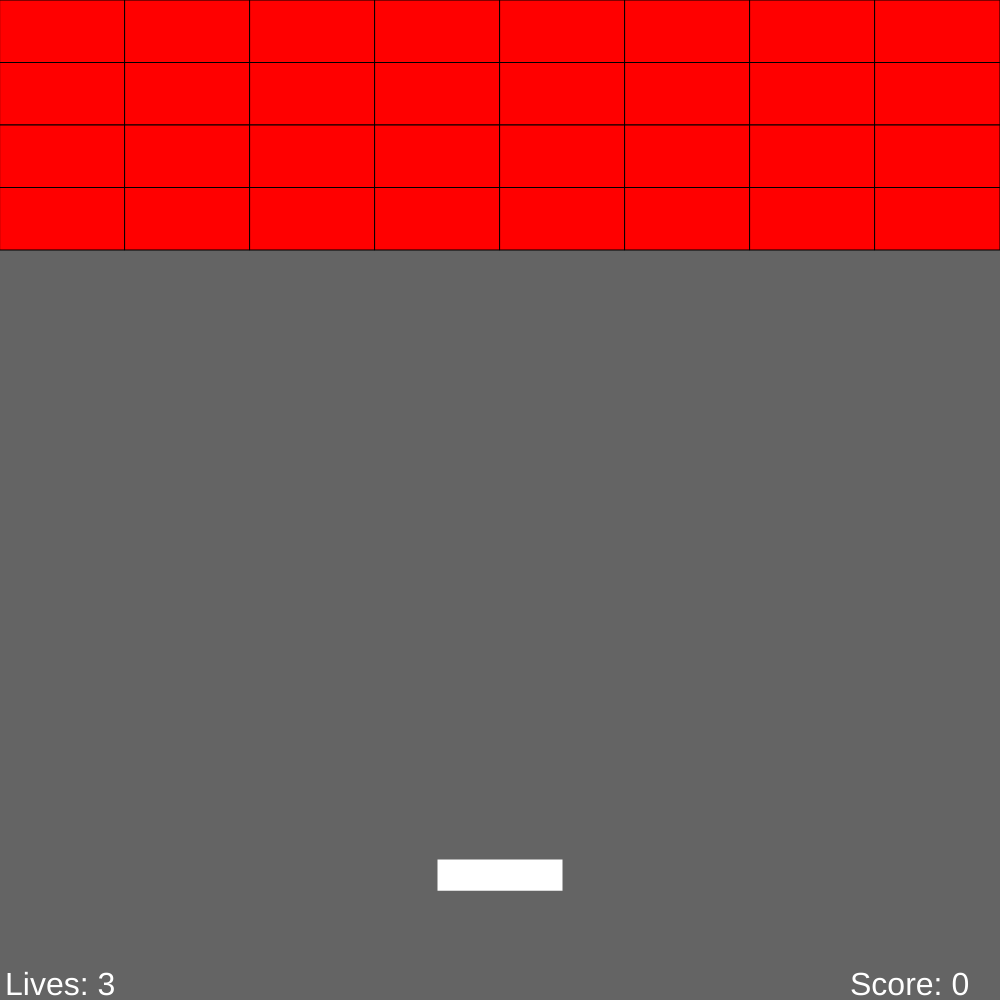
Frame 1 (no input)
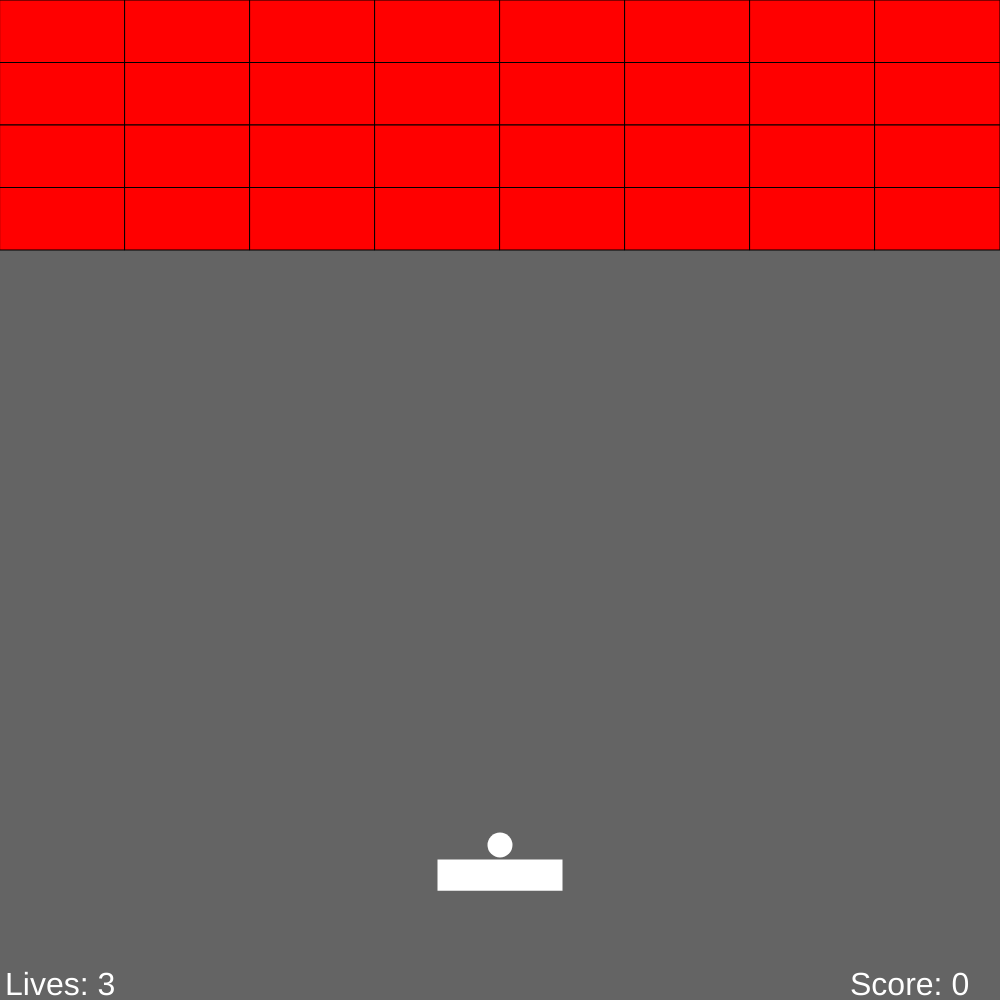
Frame 60 (no input)
Frame 120 (the mouse pressed at the canvas centre since frame 60): identical to frame 60, image omitted

The p5.js sketch that drew these frames (run headless with seeded random() and noise() and a simulated clock; from frame 60 on, the mouse is pressed at the canvas centre):

// p5.js sketch
// ── sketch.js
// Dom's
let myPaddle;
let myBall;
let lifeCount;
let myScore;

// Sarvath's
let bricks, aBrick;
let setOfBricks = [];

function setup() {
  // Dom
  createCanvas(windowHeight, windowHeight);
  myPaddle = new Paddle();
  myBall = new Ball();
  lifeCount = new Lives(3);
  myScore = new Score();

  // Sarvath
  bricks = new Brick();
  bricks.create2dArray();
}

function draw() {
  background(100);

  myPaddle.display();
  myPaddle.move();

  myBall.display();
  myBall.move();

  lifeCount.display();
  lifeCount.removeLives();

  myScore.display();

  // Sarvath's
  bricks.makeBricks();
  bricks.removeBrick();
}

// Dom's
class Paddle {
  constructor() {
    // Display variables
    this.x = width / 2;
    this.y = height - height / 8;
    this.width = width / 8;
    this.segments = [0, 1, 2, 3, 4, 5, ];
    this.height = width / 32;
    this.segmentx = [0, 1, 2, 3, 4, 5];

    // Movement variables
    this.speed = 6;
    this.direction = 0;
    this.left = false;
    this.right = false;

    // State variable
    this.state = 0; // 0 = before serve, 1 = after serve
  }

  display() {
    fill(255);
    rectMode(CENTER);
    // Constantly checks where each segment of the paddle is
    for (let i = 0; i < this.segments.length; i++) {
      this.segmentx[i] = this.x - this.width / 2 + this.width / 6 * (i + 0.5);
    }
    // Draws the paddle
    noStroke();
    rect(this.x, this.y, this.width, this.height);
  }

  move() {
    if (this.left && this.right) {
      this.direction = 0;
    }
    // Checks if the left arrow key is down and if the paddle is going to collide with the edge
    else if (this.left) {
      if (this.x - this.width / 2 - this.speed > 0) {
        this.direction = -1;
      }
      else {
        this.x = this.width / 2;
      }
    }
    // Checks if the right arrow key is down and if the paddle is going to collide with the edge
    else if (this.right) {
      if (this.x + this.width / 2 + this.speed < width) {
        this.direction = 1;
      }
      else {
        this.x = width - this.width / 2;
      }
    }
    else {
      this.direction = 0;
    }

    // Moves the paddle
    this.x += this.speed * this.direction;
  }

  resetPaddle() {
    this.state = 0;
    this.x = width / 2;
    this.y = height - height / 8;
  }
}

class Ball {
  constructor() {
    // Display variables
    this.x = width / 2;
    this.y = 100;
    this.radius = 25;

    // Movement variables
    this.ySpeed = 6;
    this.xSpeed = 6;
    this.xDirection = 1;
    this.yDirection = 1;
  }

  display() {
    fill(255);
    noStroke();
    ellipseMode(CENTER);
    ellipse(this.x, this.y, this.radius, this.radius);
  }

  move() {
    // Before the player serves the ball
    if (myPaddle.state === 0) {
      this.x = myPaddle.x;
      this.y = myPaddle.y - 30;
    }
    // After the player serves the ball
    else {
      // Collisions on edges
      if (this.x - this.radius / 2 + this.xDirection * this.xSpeed <= 0 || this.x + this.radius / 2 + this.xDirection * this.xSpeed >= width) {
        this.xDirection = -this.xDirection;
      }

      // Collisions on top
      if (this.y - this.radius / 2 + this.yDirection * this.ySpeed <= 0) {
        this.yDirection = -this.yDirection;
      }

      // Checks to see if the paddle is about to hit the left most segment of the paddle
      if (this.y + this.radius + this.ySpeed >= myPaddle.y && this.x <= myPaddle.segmentx[0] + myPaddle.width / 12 &&
        this.x + this.radius >= myPaddle.segmentx[0] - myPaddle.width / 12) {
        // Checks to see if ball is currently touching the section of the paddle, and makes sure it isn't hitting on the way up
        if (this.y < myPaddle.y + myPaddle.height / 2 && this.yDirection > 0) {
          this.yDirection = -this.yDirection;
          this.xDirection = -1;
        }
      }

      // Checks to see if the paddle is about to hit the second left most segment of the paddle
      if (this.y + this.radius + this.ySpeed >= myPaddle.y && this.x <= myPaddle.segmentx[1] + myPaddle.width / 12 &&
        this.x >= myPaddle.segmentx[1] - myPaddle.width / 12) {
        // Checks to see if ball is currently touching the section of the paddle, and makes sure it isn't hitting on the way up
        if (this.y < myPaddle.y + myPaddle.height / 2 && this.yDirection > 0) {
          this.yDirection = -this.yDirection;
          this.xDirection = -0.67;
        }
      }

      // Checks to see if the paddle is about to hit the left middle segment of the paddle
      if (this.y + this.radius + this.ySpeed >= myPaddle.y && this.x <= myPaddle.segmentx[2] + myPaddle.width / 12 &&
        this.x >= myPaddle.segmentx[2] - myPaddle.width / 12) {
        // Checks to see if ball is currently touching the section of the paddle, and makes sure it isn't hitting on the way up
        if (this.y < myPaddle.y + myPaddle.height / 2 && this.yDirection > 0) {
          this.yDirection = -this.yDirection;
          this.xDirection = -0.33;
        }
      }

      // Checks to see if the paddle is about to hit the right middle segment of the paddle
      if (this.y + this.radius + this.ySpeed >= myPaddle.y && this.x <= myPaddle.segmentx[3] + myPaddle.width / 12 &&
        this.x >= myPaddle.segmentx[3] - myPaddle.width / 12) {
        // Checks to see if ball is currently touching the section of the paddle, and makes sure it isn't hitting on the way up
        if (this.y < myPaddle.y + myPaddle.height / 2 && this.yDirection > 0) {
          this.yDirection = -this.yDirection;
          this.xDirection = 0.33;
        }
      }

      // Checks to see if the paddle is about to hit the second right most segment of the paddle
      if (this.y + this.radius + this.ySpeed >= myPaddle.y && this.x <= myPaddle.segmentx[4] + myPaddle.width / 12 &&
        this.x >= myPaddle.segmentx[4] - myPaddle.width / 12) {
        // Checks to see if ball is currently touching the section of the paddle, and makes sure it isn't hitting on the way up
        if (this.y < myPaddle.y + myPaddle.height / 2 && this.yDirection > 0) {
          this.yDirection = -this.yDirection;
          this.xDirection = 0.67;
        }
      }

      // Checks to see if the paddle is about to hit the right most segment of the paddle
      if (this.y + this.radius + this.ySpeed >= myPaddle.y && this.x - this.radius <= myPaddle.segmentx[5] + myPaddle.width / 12 &&
        this.x >= myPaddle.segmentx[5] - myPaddle.width / 12) {
        // Checks to see if ball is currently touching the section of the paddle, and makes sure it isn't hitting on the way up
        if (this.y < myPaddle.y + myPaddle.height / 2 && this.yDirection > 0) {
          this.yDirection = -this.yDirection;
          this.xDirection = 1;
        }
      }

      // Moves the ball
      this.x += this.xDirection * this.xSpeed;
      this.y += this.yDirection * this.ySpeed;
    }
  }
}

class Timer {
  constructor(waitTime) {
    this.waitTime = waitTime;
    this.startTime = millis();
    this.finishTime = this.startTime + this.waitTime;
    this.timerIsDone = false;
  }

  reset(newWaitTime) {
    this.waitTime = newWaitTime;
    this.startTime = millis();
    this.finishTime = this.startTime + this.waitTime;
    this.timerIsDone = false;
  }

  isDone() {
    if (millis() >= this.finishTime) {
      return true;
    }
    else {
      return false;
    }
  }
}

class Lives {
  constructor(num) {
    this.lives = num;
  }

  display() {
    textSize(32);
    text("Lives: " + this.lives, 5, height - 5);
  }

  removeLives() {
    // Subtracts the amount of lives by one when the ball reaches the bottom
    if (myBall.y > height) {
      this.lives -= 1;
      myPaddle.resetPaddle();
    }
  }
}

class Score{
  constructor(){
    this.amount = 0;
  }

  display(){
    text("Score: " + this.amount, width - 150, height - 5);
  }
}

function keyPressed() {
  // Checks to see if left arrow is pressed or if right arrow is pressed
  if (keyCode === LEFT_ARROW) {
    myPaddle.left = true;
  }

  if (keyCode === RIGHT_ARROW) {
    myPaddle.right = true;
  }

  if (keyCode === UP_ARROW) {
    myBall.yDirection = -myBall.yDirection;
  }

  if (keyCode === 32 && myPaddle.state === 0) {
    myPaddle.state = 1;
    myBall.xDirection = 0;
    myBall.yDirection = -1;
  }
}

function keyReleased() {
  // Checks to see if left arrow is released or if right arrow is released
  if (keyCode === LEFT_ARROW) {
    myPaddle.left = false;
  }

  if (keyCode === RIGHT_ARROW) {
    myPaddle.right = false;
  }
}
// SARVATH -------------------------------------------------------------------------------------------------------------------------------------------------
class Brick {
  constructor() {
    this.rows = 4;
    this.cols = 8;
    this.width = width / 8;
    this.height = height / 16;
    this.hit = false;
    this.state = 0;
  }

  makeBricks() {
    rectMode(CORNER);
    stroke(0);
    strokeWeight(1);
    for (let x = 0; x < this.cols; x++) {
      for (let y = 0; y < this.rows; y++) {
        if (setOfBricks[x][y] === 3) {
          fill(255, 0, 0);
          aBrick = rect(x * this.width, y * this.height, this.width, this.height);
        }
        if (setOfBricks[x][y] === 2) {
          fill(255, 75, 75);
          aBrick = rect(x * this.width, y * this.height, this.width, this.height);
        }
        if (setOfBricks[x][y] === 1) {
          fill(255, 150, 150);
          aBrick = rect(x * this.width, y * this.height, this.width, this.height);
        }
      }
    }
  }

  create2dArray() {
    for (let x = 0; x < this.cols; x++) {
      setOfBricks.push([]);
      for (let y = 0; y < this.rows; y++) {
        setOfBricks[x].push(3);
      }
    }
    return setOfBricks;
  }

  removeBrick() {
    for (let x = 0; x < this.cols; x++) {
      for (let y = 0; y < this.rows; y++) {
        this.xPosition = x * this.width;
        this.yPosition = y * this.height;
        if (setOfBricks[x][y] === 1 || setOfBricks[x][y] === 2 || setOfBricks[x][y] === 3) {
          // check if bottom hits
          if (myBall.x + myBall.radius / 2 > this.xPosition && myBall.x - myBall.radius / 2 < this.xPosition + this.width &&
            myBall.y - myBall.radius / 2 > this.yPosition + this.height &&
            myBall.y - myBall.radius / 2 + myBall.ySpeed * myBall.yDirection <= this.yPosition + this.height && myBall.yDirection < 0) {
            setOfBricks[x][y] -= 1;
            myBall.yDirection = -myBall.yDirection;
            if (setOfBricks[x][y] === 0){
              myScore.amount += 10;
            }
          }

          // checks if top was hit
          else if (myBall.x + myBall.radius / 2 > this.xPosition && myBall.x - myBall.radius / 2 < this.xPosition + this.width &&
            myBall.y + myBall.radius / 2 < this.yPosition &&
            myBall.y + myBall.radius / 2 + myBall.ySpeed * myBall.yDirection >= this.yPosition && myBall.yDirection > 0) {
            setOfBricks[x][y] -= 1;
            myBall.yDirection = -myBall.yDirection;
            if (setOfBricks[x][y] === 0){
              myScore.amount += 10;
            }
          }

          // checks if hits right
          else if (myBall.y + myBall.radius / 2 > this.yPosition && myBall.y - myBall.radius / 2 < this.yPosition + this.height &&
            myBall.x - myBall.radius / 2 > this.xPosition + this.width &&
            myBall.x - myBall.radius  / 2 + myBall.xSpeed * myBall.xDirection <= this.xPosition + this.width) {
            setOfBricks[x][y] -= 1;
            myBall.xDirection = -myBall.xDirection;
            if (setOfBricks[x][y] === 0){
              myScore.amount += 10;
            }
          }

          // checks if hit left
          else if (myBall.y + myBall.radius / 2 > this.yPosition && myBall.y - myBall.radius / 2 < this.yPosition + this.height &&
            myBall.x + myBall.radius / 2 < this.xPosition &&
            myBall.x + myBall.radius / 2 + myBall.xSpeed * myBall.xDirection >= this.xPosition) {
            setOfBricks[x][y] -= 1;
            myBall.xDirection = -myBall.xDirection;
            if (setOfBricks[x][y] === 0){
              myScore.amount += 10;
            }
          }
        }
      }
    }
  }
}

function mousePressed() {
  let xcoord = floor(mouseX / bricks.width);
  let ycoord = floor(mouseY / bricks.height);

  if (setOfBricks[xcoord][ycoord] === 1) {
    setOfBricks[xcoord][ycoord] = 0;
  }
}
